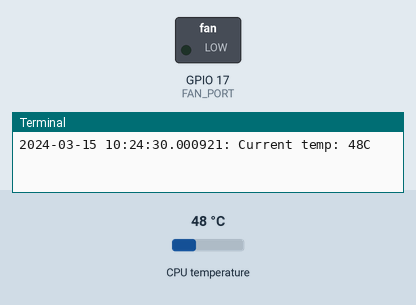
The program below on a simulated Raspberry Pi (BCM pin numbers). Shown: switched loads named in the program (green lamp = pin HIGH), the last lines printed to the terminal. Inputs (shaded band) come from the test bench; at power-on: CPU temperature 48 °C. The clock reads 2024-03-15 10:24:30 at power-on unless the program sets it.

Above: at 1.2 s.
1.3 s: CPU temperature set to 63 °C
3.2 s: CPU temperature set to 66 °C
At 5.2 s:
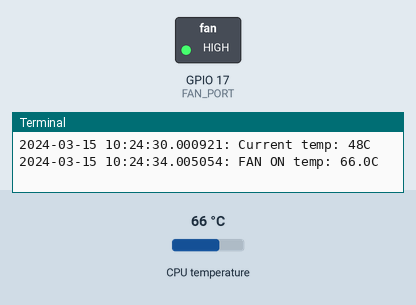
Timing chart, 0 to 6.7 s (numbered marks = the images above; inputs shaded):
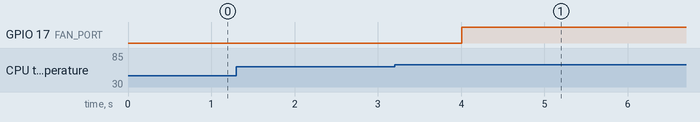

The program:

fanctrl.py
```python
from gpiozero import CPUTemperature
import RPi.GPIO as GPIO
import time
import signal
from datetime import datetime
import logging
from systemd.journal import JournalHandler

FAN_PORT = 17
THRESHOLD = 65 #47
HYSTERESIS = 15

logger = logging.getLogger('fan')
logger.addHandler(JournalHandler())
logger.setLevel(logging.INFO)

GPIO.setmode(GPIO.BCM)
GPIO.setwarnings(False)
GPIO.setup(FAN_PORT, GPIO.OUT)
GPIO.output(FAN_PORT, GPIO.LOW)

def log(msg):
    print('{}: {}'.format(datetime.now(), msg))
    logger.info(msg)

def tidyup(msg, *args):
    GPIO.output(FAN_PORT, 0)
    log("Caught terminate signal. Cleanup fan off.")
    exit(0)

signal.signal(signal.SIGINT, tidyup)
signal.signal(signal.SIGTERM, tidyup)

log('Current temp: {}C'.format(CPUTemperature().temperature))
while True:
    cpu = CPUTemperature()

    out = None
    if cpu.temperature >= THRESHOLD:
        out = 1
    elif cpu.temperature <= THRESHOLD - HYSTERESIS:
        out = 0

    if out != None and GPIO.input(FAN_PORT) != out:
        log('FAN {} temp: {}C'.format('ON' if out else 'OFF', cpu.temperature))
        GPIO.output(FAN_PORT, out)

    time.sleep(1.0)
```

Measured:
- the behaviour switches between 64 and 65 °C on CPU temperature (found by bisection; images 0 and 1)
- after the input at 1.3 s, every drawn part: stays the same
- after the input at 3.2 s, GPIO 17 (FAN_PORT): LOW → HIGH after 0.81 s
